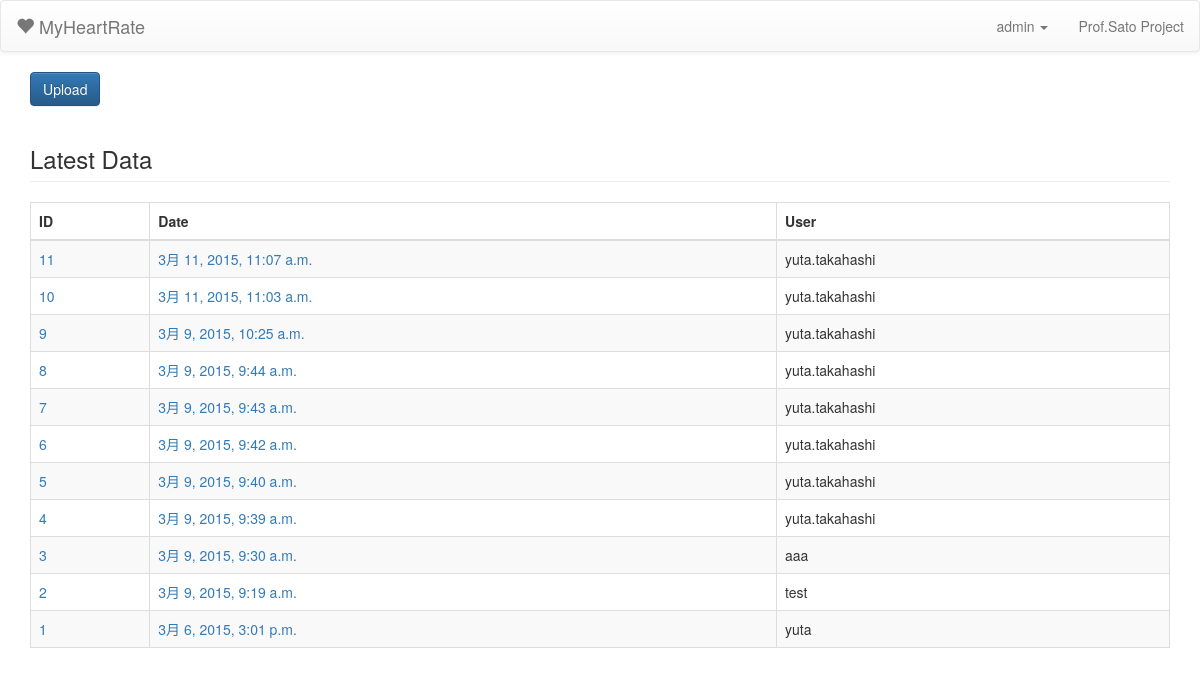
The page /myheartrate/ (signed in) on the database as committed earlier.
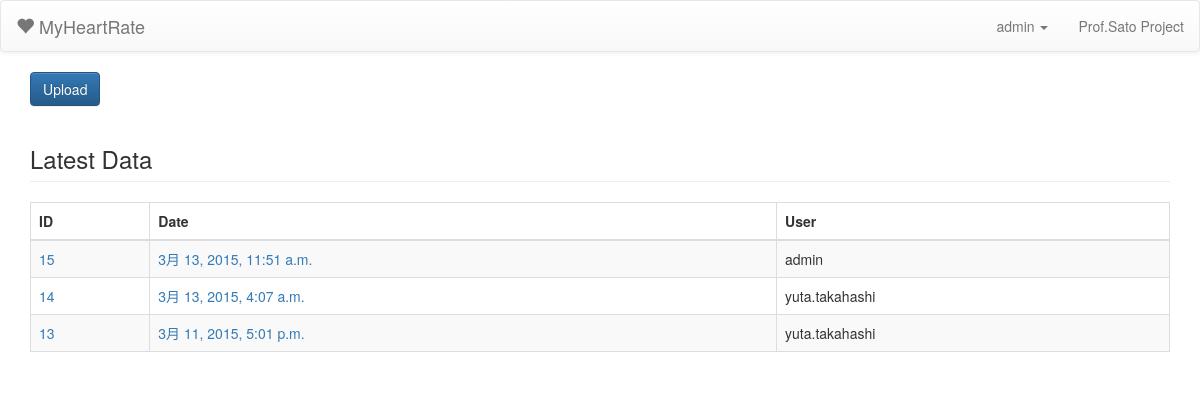
The same page on the database as committed later.
### cms/models.py (models this page shows, shortened)
class HeartRateData(models.Model):
	pub_date = models.DateTimeField(default=datetime.now)
	user = models.CharField(max_length=50)
	firstTime = models.DateTimeField(default=datetime.now)
	endTime = models.DateTimeField(default=datetime.now)
	points = models.IntegerField(blank=False, default=0)

### cms/views.py (the view)
def myheartrate_main(request):
	return render_to_main(request)

### cms/views.py (called while the page is built)
def render_to_main(request):
	datalist = HeartRateData.objects.all().order_by('id')
	return render_to_response('cms/myheartrate_main.html',
			{'datalist': datalist[::-1]},
			context_instance=RequestContext(request))

### cms/templates/cms/myheartrate_main.html (shortened to what this page needs)
{% extends "base.html" %}
{% block content %}
{% if user.is_authenticated %}
<a data-toggle="modal" href="#upload" class="btn btn-primary">Upload</a>
<h3 class="page-header">Latest Data</h3>
<table class="table table-striped table-bordered">
  <thead>
    <tr>
      <th>ID</th>
      <th>Date</th>
      <th>User</th>
    </tr>
  </thead>
  <tbody>
    {% for data in datalist %}
      <tr>
        <td>
          <a href="/myheartrate/data/{{ data.id }}/fundamental/">
            {{ data.id }}
          </a>
        </td>
        <td>
          <a href="/myheartrate/data/{{ data.id }}/fundamental/">
            {{ data.pub_date }}
          </a>
        </td>
        <td>{{ data.user }}</td>
      </tr>
    {% endfor %}
  </tbody>
</table>
{% else %}
<center>
<img src="/static/images/heart.png" alt ="http://sozaing.com/material/%E3%83%8F%E3%83%BC%E3%83%88%E5%9E%8B%E3%81%AE%E3%82%A2%E3%82%A4%E3%82%B3%E3%83%B3.html" />
<h1>MyHeartRate</h1>
<button type="button" class="btn btn-info"><a href="/myheartrate/login">Login</a></button>
</center>
{% endif %}
{% endblock content %}

### cms/templates/base.html (shortened to what this page needs)
{% load staticfiles %}
<!DOCTYPE html>
<html lang="{{ LANGUAGE_CODE|default:"en-us" }}">
<head>
<link href="{% static 'css/bootstrap.min.css' %}" rel="stylesheet">
<link href="{% static 'css/bootstrap-theme.min.css' %}" rel="stylesheet">
</head>
<body>
	<nav class="navbar navbar-default">
		<div class="container-fluid">
			<div class="navbar-header">
				<a class="navbar-brand" href="/myheartrate">
					<span class="glyphicon glyphicon-heart"></span>
					MyHeartRate
				</a>
			</div>
			<ul class="nav navbar-nav navbar-right">
				{% if user.is_authenticated %}
				<li class="dropdown">
					<a href="#" class="dropdown-toggle" data-toggle="dropdown" role="button" aria-expanded="false">
						{{user.username}} <span class="caret"></span>
					</a>
				</li>
				{% else %}
				<li><a href="/myheartrate/login">Login</a></li>
				{% endif %}
				<li><a>Prof.Sato Project</a></li>
			</ul>
		</div>
	</nav>
  <div class="container">
    {% block content %}{% endblock %}
  </div>
</body>
</html>

### cms/templates/cms/myheartrate_main.html (style rules this page uses)
table { margin-top: 8px; }

Rows that differ between the two databases and show on the page:
removed HeartRateData: id "11", pub_date "3月 11, 2015, 11:07 a.m.", user "yuta.takahashi"
removed HeartRateData: id "10", pub_date "3月 11, 2015, 11:03 a.m.", user "yuta.takahashi"
removed HeartRateData: id "9", pub_date "3月 9, 2015, 10:25 a.m.", user "yuta.takahashi"
removed HeartRateData: id "8", pub_date "3月 9, 2015, 9:44 a.m.", user "yuta.takahashi"
removed HeartRateData: id "7", pub_date "3月 9, 2015, 9:43 a.m.", user "yuta.takahashi"
removed HeartRateData: id "6", pub_date "3月 9, 2015, 9:42 a.m.", user "yuta.takahashi"
removed HeartRateData: id "5", pub_date "3月 9, 2015, 9:40 a.m.", user "yuta.takahashi"
removed HeartRateData: id "4", pub_date "3月 9, 2015, 9:39 a.m.", user "yuta.takahashi"
removed HeartRateData: id "3", pub_date "3月 9, 2015, 9:30 a.m.", user "aaa"
removed HeartRateData: id "2", pub_date "3月 9, 2015, 9:19 a.m.", user "test"
removed HeartRateData: id "1", pub_date "3月 6, 2015, 3:01 p.m.", user "yuta"
added HeartRateData: id "15", pub_date "3月 13, 2015, 11:51 a.m.", user "admin"
added HeartRateData: id "14", pub_date "3月 13, 2015, 4:07 a.m.", user "yuta.takahashi"
added HeartRateData: id "13", pub_date "3月 11, 2015, 5:01 p.m.", user "yuta.takahashi"
